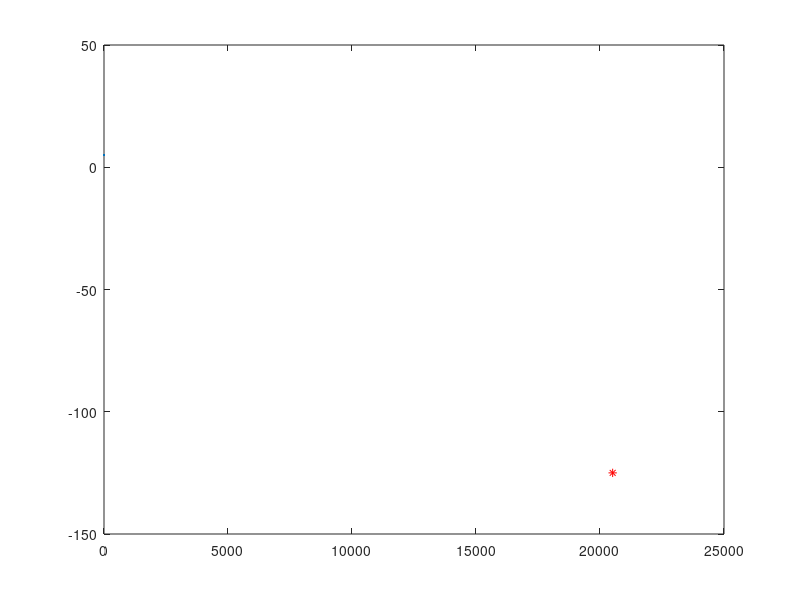

Write MATLAB code to recreate this figure. (Note: this script raises an error after producing the figure.)
clc
%Pedir al usuario el valor de carga en C
Q = input("\nIngresa el valor de la carga en Coulombs: ");
%Pedir al usuario el peso de la carga en kg
m = input("\nIngresa el peso de la carga: ");
%Pedir al usuario la longitud del hilo de las cargas
l = input("\nIngresa la longitud del hilo: ");

%Cálculo del ángulo en radianes
alpha = ((Q.^2)/(16*pi*((10.^-9)/(36*pi))*m*9.81*(l.^2))).^(1/3);

% Convertir a grados
alpha_degrees = rad2deg(alpha);

%Mostrar el ángulo
fprintf('El ángulo es igual a %6.6f°\n', alpha_degrees)

%Calculo de "Y" del ángulo
y1 = 16.*pi.*((10.^-9)/(36*pi)).*m.*9.81.*(l.^2).*((sind(alpha_degrees)).^2).*(tand(alpha_degrees))-(Q.^3);
%Graficación del punto del ángulo exacto
plot(alpha_degrees,y1,'r*',LineWidth=5)

hold on
%Creación de la tabla a graficar
a_degrees = -20*alpha_degrees:0.01:20*alpha_degrees;
a = deg2rad(a_degrees);
y2 = 16.*pi.*((10.^-9)/(36*pi)).*m.*9.81.*(l.^2).*((sind(a)).^2).*(tand(a))-(Q.^3);

%Graficación 
plot(a_degrees,y2,LineStyle="-.",Color="m")

grid on

fun = @(a) 16*pi*(10^-9)/(36*pi)*m*9.81*(l^2)*(sind(a))^2*tand(a) - Q^3;
x0 = [0, pi/2];
x = fzero(fun,x0);

x_degrees = rad2deg(x);

fprintf('El ángulo es igual a %6.6f°\n', x_degrees)
